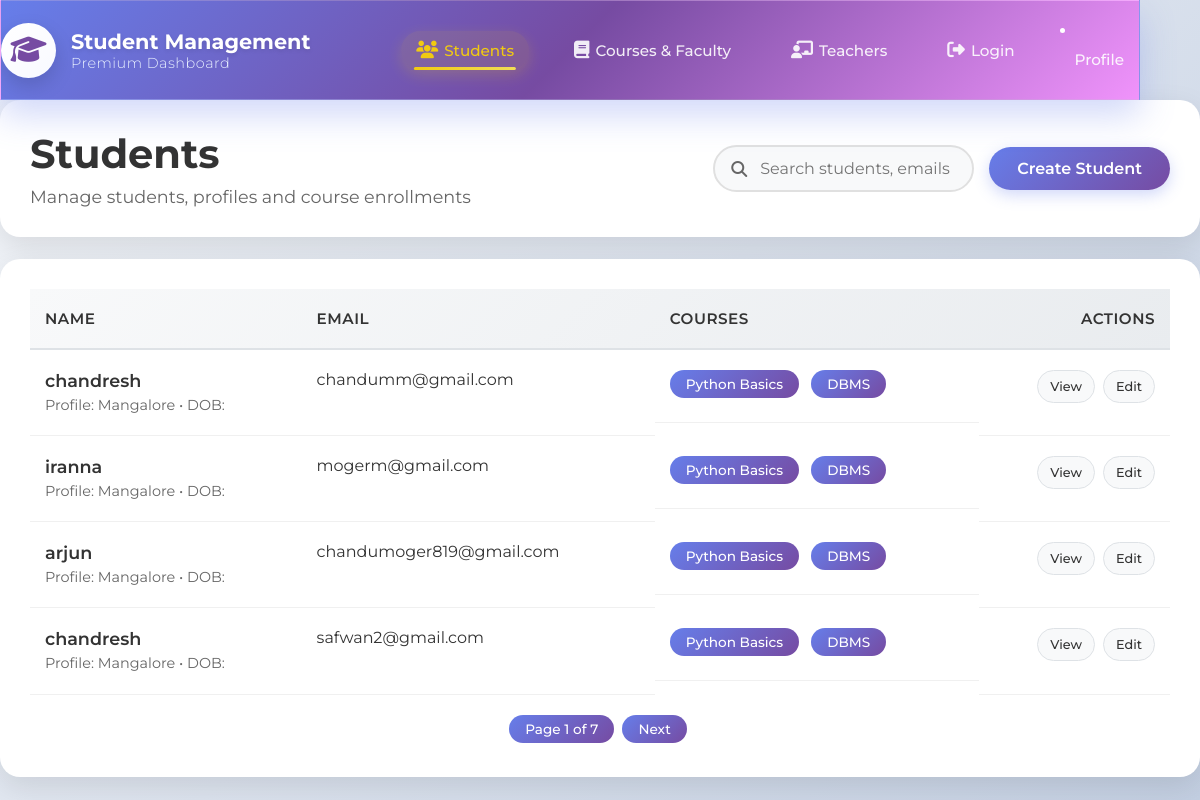
Screenshot of /cd/home/ with the database file from the repository.
### canaradatabase/models.py (models this page shows, shortened)
class Student(models.Model):
    name=models.CharField(max_length=100,null=False,blank=False)
    course_name=models.ForeignKey(Courses,on_delete=models.CASCADE,null=True,blank=True)
    gmail=models.EmailField(null=False,blank=False)
    uucms_num=models.CharField(max_length=15,blank=False,null=False)
    rno=models.IntegerField(null=False)
    photo=models.ImageField(upload_to='studentphoto/',null=True)

### canaradatabase/views.py (the view)
# urls.py: path('home/',ListStudnet_view.as_view(),name='home'),
class ListStudnet_view(ListView):
    model=Student
    template_name='index.html'
    context_object_name='students'
    paginate_by=4

### templates/index.html (shortened to what this page needs)
{% extends "layout.html" %}
{% block content %}
<main>
  <div class="header-card">
    <div class="header-left">
      <h2>Students</h2>
      <p>Manage students, profiles and course enrollments</p>
    </div>
    <div class="header-actions row">
      <div class="search">
        <form method="GET" action="{% url 'search' %}">
          <input class="input" type="text" name="q" placeholder="Search students, emails or courses..." value="{{ request.GET.q }}" />
        </form>
      </div>
      <a class="btn" href="{% url 'addstudent' %}">Create Student</a>
    </div>
  </div>
  <div class="card" style="margin-top:22px">
    <table>
      <thead>
        <tr>
          <th>Name</th>
          <th>Email</th>
          <th>Courses</th>
          <th style="text-align:right">Actions</th>
        </tr>
      </thead>
      <tbody>
        {% for student in students %}
        <tr>
          <td>
            <div class="name">{{ student.name }}</div>
            <div class="sub">Profile: Mangalore • DOB: {{ student.dob }}</div>
          </td>
          <td>{{ student.gmail }}</td>
          <td>
            <div class="pill">Python Basics</div>
            <div class="pill">DBMS</div>
          </td>
          <td style="text-align:right">
            <div class="actions" style="justify-content:flex-end">
              <a class="pill" href="{% url 'studentinfo' student.pk %}">View</a>
              <a class="pill" href="{% url 'edit' student.pk %}">Edit</a>
            </div>
          </td>
        </tr>
        {% empty %}
        <tr>
          <td colspan="4" style="text-align:center;">No students found.</td>
        </tr>
        {% endfor %}
      </tbody>
    </table>
    <div class="pagination" style="margin-top: 20px; text-align:center;">
      <span class="pill">
        Page {{ page_obj.number }} of {{ paginator.num_pages }}
      </span>
      {% if page_obj.has_next %}
        <a class="pill" href="?page={{ page_obj.next_page_number }}">Next</a>
      {% endif %}
    </div>
  </div>
</main>
{% endblock %}

### static/css/layout.css (style rules this page uses)
* { margin: 0; padding: 0; box-sizing: border-box; font-family: 'Montserrat', sans-serif; }
body { background: linear-gradient(135deg, #f5f7fa 0%, #c3cfe2 100%); min-height: 100vh; overflow-x: hidden; }
.btn { padding: 10px 25px; border: none; cursor: pointer; font-weight: 600; border-radius: 30px; transition: all 0.4s cubic-bezier(0.25, 0.46, 0.45, 0.94); position: relative; overflow: hidden; display: flex; align-items: center; gap: 8px; }
.btn::before { content: ''; position: absolute; top: 0; left: -100%; width: 100%; height: 100%; background: linear-gradient(90deg, transparent, rgba(255, 255, 255, 0.2), transparent); transition: left 0.6s; }
@media (max-width: 1200px) and (min-width: 769px) { .btn { padding: 8px 20px; font-size: 0.95rem; } }
:root { --accent-grad: linear-gradient(135deg, #667eea 0%, #764ba2 100%); --shadow-light: 0 10px 30px rgba(0, 0, 0, 0.1); --shadow-hover: 0 15px 40px rgba(0, 0, 0, 0.15); --border-light: 1px solid #f0f0f0; --text-primary: #333; --text-secondary: #666; --bg-light: #f8f9fa; }
@media (min-width: 769px) { main { flex: 1; } }
.card, .header-card { background: #fff; border-radius: 20px; box-shadow: var(--shadow-light); transition: all 0.3s cubic-bezier(0.25, 0.46, 0.45, 0.94); overflow: hidden; }
.card { padding: 30px; margin-bottom: 30px; }
.header-card { display: flex; justify-content: space-between; align-items: center; flex-wrap: wrap; gap: 20px; padding: 30px; margin-bottom: 22px; }
.header-left { flex: 1; min-width: 200px; }
.header-left h2 { font-size: 2.5rem; font-weight: 700; color: var(--text-primary); margin: 0 0 8px 0; line-height: 1.2; }
.header-left p { font-size: 1.1rem; color: var(--text-secondary); margin: 0; font-weight: 400; }
.header-actions.row { display: flex; align-items: center; gap: 15px; flex-shrink: 0; }
.search { position: relative; flex: 1; max-width: 400px; }
.search::before { content: '\f002'; font-family: 'Font Awesome 6 Free'; font-weight: 900; position: absolute; left: 18px; top: 50%; transform: translateY(-50%); color: var(--text-secondary); z-index: 1; }
.search .input { width: 100%; padding: 12px 20px 12px 45px; border: 2px solid #e0e0e0; border-radius: 25px; font-size: 1rem; background: var(--bg-light); transition: all 0.3s ease; font-family: inherit; }
.btn { padding: 12px 28px; border: none; cursor: pointer; font-weight: 600; border-radius: 30px; transition: all 0.4s cubic-bezier(0.25, 0.46, 0.45, 0.94); position: relative; overflow: hidden; display: inline-flex; align-items: center; gap: 8px; text-decoration: none; font-size: 1rem; justify-content: center; min-width: 140px; }
.btn:not(.ghost) { background: var(--accent-grad); color: #fff; box-shadow: 0 5px 15px rgba(102, 126, 234, 0.3); }
table { width: 100%; border-collapse: collapse; font-size: 1rem; background: #fff; }
thead tr { background: linear-gradient(135deg, #f8f9fa 0%, #e9ecef 100%); }
th { text-align: left; padding: 20px 15px; font-weight: 600; color: var(--text-primary); font-size: 0.95rem; text-transform: uppercase; letter-spacing: 0.5px; border-bottom: 2px solid #dee2e6; }
th:last-child { text-align: right; }
td { padding: 20px 15px; border-bottom: var(--border-light); vertical-align: top; color: var(--text-primary); }
td .name { font-weight: 600; font-size: 1.1rem; color: var(--text-primary); margin-bottom: 4px; }
td .sub { color: var(--text-secondary); font-size: 0.9rem; line-height: 1.4; }
.pill { display: inline-block; background: var(--accent-grad); color: #fff; padding: 6px 16px; border-radius: 20px; font-size: 0.85rem; font-weight: 500; margin: 0 4px 4px 0; transition: all 0.3s ease; text-decoration: none; text-align: center; min-width: fit-content; }
td:has(.pill):not(:last-child) { display: flex; flex-wrap: wrap; gap: 8px; align-items: center; }
.actions { display: flex; gap: 8px; justify-content: flex-end; flex-wrap: wrap; }
.actions .pill { background: var(--bg-light); color: var(--text-primary); border: 1px solid #dee2e6; margin: 0; padding: 8px 12px; font-size: 0.8rem; }
.card, .header-card, .stat, table { animation: fadeInUp 0.6s ease-out; }
* { transition: all 0.3s ease; }
body { background-color: #0a0a0a; font-family: 'Poppins', sans-serif; color: #fff; }

### rows the page displays
Student: name "chandresh", gmail "chandumm@gmail.com"
Student: name "iranna", gmail "mogerm@gmail.com"
Student: name "arjun", gmail "chandumoger819@gmail.com"
Student: name "chandresh", gmail "safwan2@gmail.com"

### other values shown
{{ page_obj.number }} "1"
{{ paginator.num_pages }} "7"
